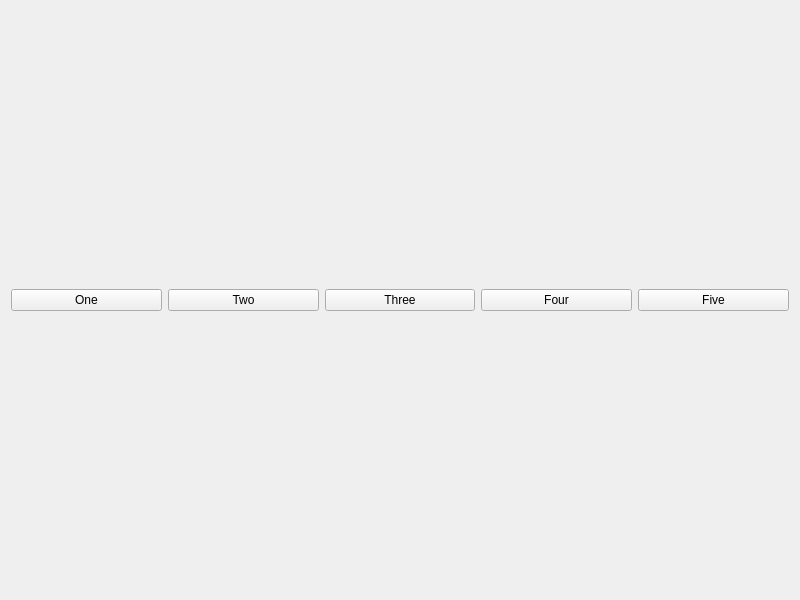
<?xml version="1.0" encoding="UTF-8"?>
<ui version="4.0">
 <class>Widget</class>
 <widget class="QWidget" name="Widget">
  <property name="geometry">
   <rect>
    <x>0</x>
    <y>0</y>
    <width>800</width>
    <height>600</height>
   </rect>
  </property>
  <property name="windowTitle">
   <string>Widget</string>
  </property>
  <layout class="QHBoxLayout" name="horizontalLayout_2">
   <item>
    <layout class="QHBoxLayout" name="horizontalLayout">
     <item>
      <widget class="QPushButton" name="oneButton">
       <property name="text">
        <string>One</string>
       </property>
      </widget>
     </item>
     <item>
      <widget class="QPushButton" name="twoButton">
       <property name="text">
        <string>Two</string>
       </property>
      </widget>
     </item>
     <item>
      <widget class="QPushButton" name="threeButton">
       <property name="text">
        <string>Three</string>
       </property>
      </widget>
     </item>
     <item>
      <widget class="QPushButton" name="fourButton">
       <property name="text">
        <string>Four</string>
       </property>
      </widget>
     </item>
     <item>
      <widget class="QPushButton" name="fiveButton">
       <property name="text">
        <string>Five</string>
       </property>
      </widget>
     </item>
    </layout>
   </item>
  </layout>
 </widget>
 <resources/>
 <connections/>
</ui>
